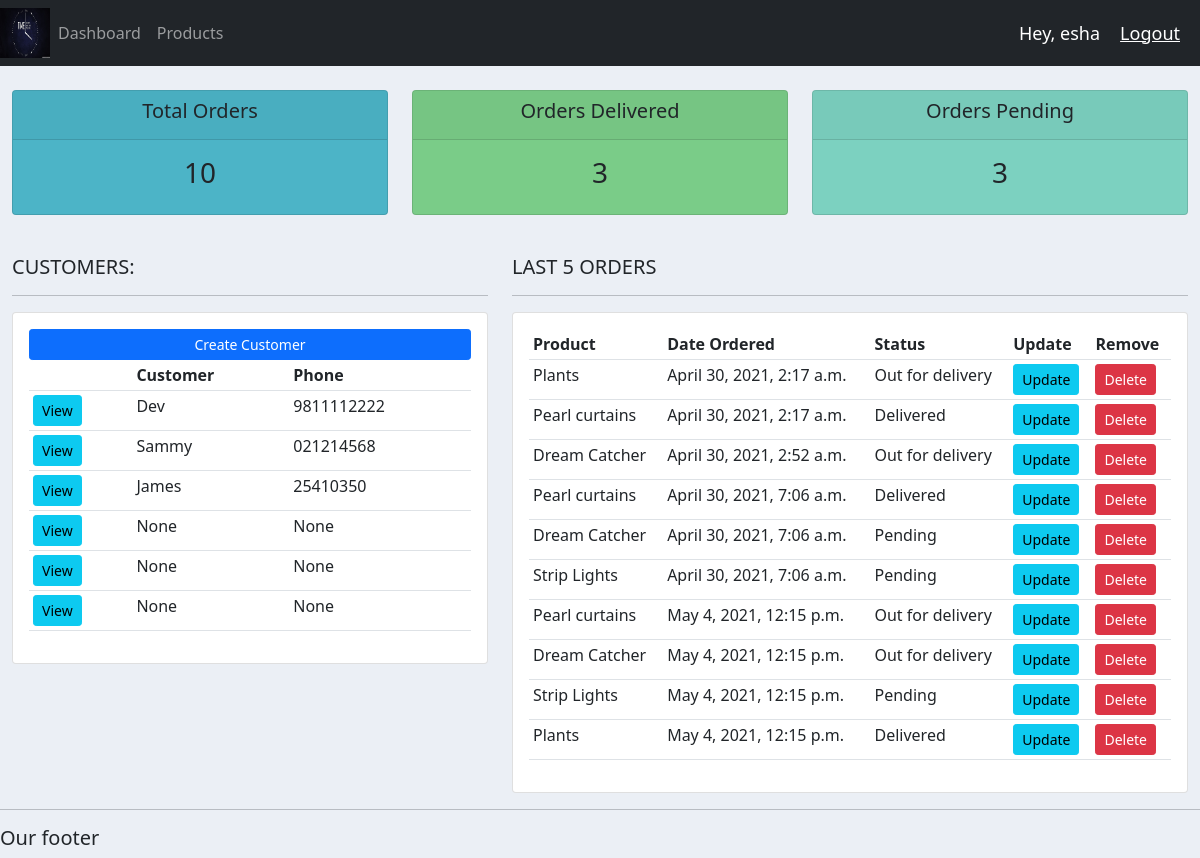
Page / (signed in) on the committed database.
### accounts/models.py (models this page shows, shortened)
class Customer(models.Model):
    user = models.OneToOneField(User, null=True, on_delete=models.CASCADE)
    name = models.CharField(max_length=200, null=True)
    phone = models.CharField(max_length=200, null=True)
    email = models.CharField(max_length=200, null=True)
    profile_pic = models.ImageField(null=True, blank=True)
    date_created = models.DateTimeField(auto_now_add=True, null=True)

class Order(models.Model):
    STATUS = (
        ('Pending', 'Pending'),
        ('Out for delivery', 'Out for delivery'),
        ('Delivered', 'Delivered'),
    )
    customer = models.ForeignKey(
        Customer, null=True, on_delete=models.SET_NULL)
    product = models.ForeignKey(Product, null=True, on_delete=models.SET_NULL)
    date_created = models.DateTimeField(auto_now_add=True, null=True)
    status = models.CharField(max_length=200, null=True, choices=STATUS)
    note = models.CharField(max_length=1000, null=True)

class Product(models.Model):
    CATEGORY = (
        ('Indoor', 'Indoor'),
        ('Out Door', 'Out Door')
    )
    name = models.CharField(max_length=200, null=True)
    price = models.FloatField(null=True)
    category = models.CharField(max_length=200, null=True, choices=CATEGORY)
    description = models.CharField(max_length=200, null=True, blank=True)
    date_created = models.DateTimeField(auto_now_add=True, null=True)
    tags = models.ManyToManyField(Tag)
    def __str__(self):
        return self.name

### accounts/decoraters.py (the view)
    def wrapper_function(request, *args, **kwargs):
        group = None
        if request.user.groups.exists():
            group = request.user.groups.all()[0].name
        if group == 'customer':
            return redirect('user-page')
        if group == 'admin':
            return view_func(request, *args, **kwargs)

### accounts/decoraters.py (called while the page is built)
def admin_only(view_func):
    def wrapper_function(request, *args, **kwargs):
        group = None
        if request.user.groups.exists():
            group = request.user.groups.all()[0].name
        if group == 'customer':
            return redirect('user-page')
        if group == 'admin':
            return view_func(request, *args, **kwargs)
    return wrapper_function

### accounts/views.py (called while the page is built)
@login_required(login_url='login')
@admin_only
def home(request):
    orders = Order.objects.all()
    customers = Customer.objects.all()
    total_customers = customers.count()
    total_orders = orders.count()
    total_delivered = orders.filter(status='Delivered').count()
    total_pending = orders.filter(status='Pending').count()
    out_for_delivery = orders.filter(status='Out for delivery').count()
    context = {
        'orders': orders,
        'customers': customers,
        'total_customers': total_customers,
        'total_orders': total_orders,
        'total_delivered': total_delivered,
        'total_pending': total_pending,
        'out_for_delivery': out_for_delivery
    }
    return render(request, 'accounts/dashboard.html', context)

### accounts/templates/accounts/dashboard.html
{% extends 'accounts/main.html' %}
{% block content %}
{% include 'accounts/status.html' %}
<br>
<div class="row">
    <div class="col-md-5">
        <h5>CUSTOMERS:</h5>
        <hr>
        <div class="card card-body">
            <a class="btn btn-primary btn-sm btn-block" href="">Create Customer</a>
            <table class="table table-sm">
                <tr>
                    <th></th>
                    <th>Customer</th>
                    <th>Phone</th>
                </tr>
                {% for customer in customers %}
                <tr>
                    <td><a class="btn btn-info btn-sm" href="{% url 'customer' customer.id %}">View</a></td>
                    <td>{{customer.name}}</td>
                    <td>{{customer.phone}}</td>
                </tr>
                {% endfor %}
            </table>
        </div>
    </div>
    <div class="col-md-7">
        <h5>LAST 5 ORDERS</h5>
        <hr>
        <div class="card card-body">
            <table class="table table-sm">
                <tr>
                    <th>Product</th>
                    <th>Date Ordered</th>
                    <th>Status</th>
                    <th>Update</th>
                    <th>Remove</th>
                </tr>
                {% for order in orders %}
                <tr>
                    <td>{{order.product}}</td>
                    <td>{{order.date_created}}</td>
                    <td>{{order.status}}</td>
                    <td><a class="btn btn-info btn-sm" href="{% url 'update_order' order.id %}">Update</a></td>
                    <td><a class="btn btn-danger btn-sm" href="{% url 'delete_order' order.id %}">Delete</a></td>
                </tr>
                {% endfor %}
            </table>
        </div>
    </div>
</div>
{% endblock %}

### accounts/templates/accounts/main.html (shortened to what this page needs)
{% load static %}
<html>
<head>
    <link href="https://cdn.jsdelivr.net/npm/bootstrap@5.0.0-beta3/dist/css/bootstrap.min.css" rel="stylesheet"
>
   <link rel="stylesheet" type="text/css" href="{% static '/css/main.css' %}">
</head>
<body>
    {% include 'accounts/navbar.html' %}
    <div class="container-fluid">
{% block content %}
{% endblock %}
</div>
    <hr>
    <h5>Our footer</h5>
</body>
</html>

### accounts/templates/accounts/navbar.html (shortened to what this page needs)
{% load static %}
<nav class="navbar navbar-expand-lg navbar-dark bg-dark">
    <img src="{% static 'images/w3.jpg' %} " height="50" width="50">
    <div class="collapse navbar-collapse" id="navbarNav">
        <ul class="navbar-nav">
            {% if request.user.is_staff %}
            <li class="nav-item active">
                <a class="nav-link" href="{% url 'home' %}">Dashboard</a>
            </li>
            <li class="nav-item">
                <a class="nav-link" href="{% url 'products' %}">Products</a>
            </li>
            {% endif %}
        </ul>
    </div>
    <span class="hello-msg">Hey, {{request.user}}</span>
    <span><a class="hello-msg" href="{% url 'logout' %}">Logout</a></span>
</nav>

### accounts/templates/accounts/status.html
<br>
<div class="row">
    <div class="col">
        <div class="col-md">
            <div class="card text-center text-black mb-3" id="total-orders">
                <div class="card-header">
                    <h5 class="card-title">Total Orders</h5>
                </div>
                <div class="card-body">
                    <h3 class="card-title">{{total_orders}}</h3>
                </div>
            </div>
        </div>
    </div>
    <div class="col">
        <div class="col-md">
            <div class="card text-center text-black mb-3" id="orders-delivered">
                <div class="card-header">
                    <h5 class="card-title">Orders Delivered</h5>
                </div>
                <div class="card-body">
                    <h3 class="card-title">{{total_delivered}}</h3>
                </div>
            </div>
        </div>
    </div>
    <div class="col">
        <div class="col-md">
            <div class="card text-center text-black mb-3" id="orders-pending">
                <div class="card-header">
                    <h5 class="card-title">Orders Pending</h5>
                </div>
                <div class="card-body">
                    <h3 class="card-title">{{ total_pending }}</h3>
                </div>
            </div>
        </div>
    </div>
</div>

### static/CSS/main.css (style rules this page uses)
body { background-color: #ebeff5; }
#total-orders { background-color: #4cb4c7; }
#orders-delivered { background-color: #7acc88; }
#orders-pending { background-color: #7cd1c0; }

### accounts/templates/accounts/navbar.html (style rules this page uses)
.hello-msg { font-size: 18px; color: #fff; margin-right: 20px }

### rows in the picture
Customer: name "Dev", phone "9811112222"
Customer: name "Sammy", phone "021214568"
Customer: name "James", phone "25410350"
Customer: name "None", phone "None"
Customer: name "None", phone "None"
Customer: name "None", phone "None"
Order: product "Plants", date_created "April 30, 2021, 2:17 a.m.", status "Out for delivery"
Order: product "Pearl curtains", date_created "April 30, 2021, 2:17 a.m.", status "Delivered"
Order: product "Dream Catcher", date_created "April 30, 2021, 2:52 a.m.", status "Out for delivery"
Order: product "Pearl curtains", date_created "April 30, 2021, 7:06 a.m.", status "Delivered"
Order: product "Dream Catcher", date_created "April 30, 2021, 7:06 a.m.", status "Pending"
Order: product "Strip Lights", date_created "April 30, 2021, 7:06 a.m.", status "Pending"
Order: product "Pearl curtains", date_created "May 4, 2021, 12:15 p.m.", status "Out for delivery"
Order: product "Dream Catcher", date_created "May 4, 2021, 12:15 p.m.", status "Out for delivery"
Order: product "Strip Lights", date_created "May 4, 2021, 12:15 p.m.", status "Pending"
Order: product "Plants", date_created "May 4, 2021, 12:15 p.m.", status "Delivered"

### other values in the picture
{{ request.user }} "esha"
{{ total_orders }} "10"
{{ total_delivered }} "3"
{{ total_pending }} "3"
